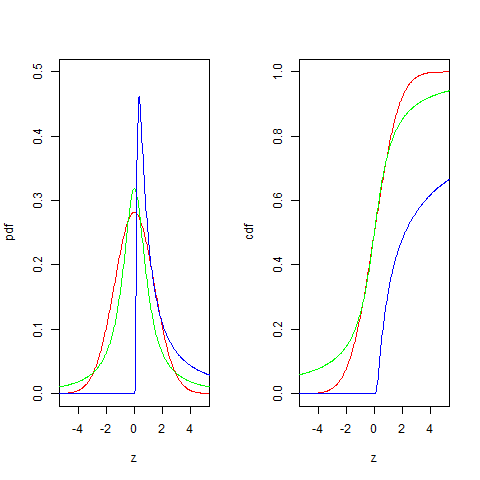

Write the R code that produced this figure.
par(mfrow = c(1, 2))

z = seq(-6, 6, length = 300) 

# mu and sigma are 1 and 0
# Gaussian
n = c(2, 0, 1, 0)                                                    
# Cauchy
ch = c(1, 0, 1, 0)                                                    
# Levy
l = c(0.5, 0.9999, 1, 0)                                              

# Gaussian pdf
plot(z, dstable(z, n[1], n[2], n[3], n[4], 1),
     col = "red", type = 'l',xlim = c(-5, 5),
     ylim = c(0, 0.5), xlab = "z", ylab = "pdf")                      
# Cauchy pdf
lines(z, dstable(z, ch[1], ch[2], ch[3], ch[4], 1), col = "green")    
# Levy pdf
lines(z, dstable(z, l[1], l[2], l[3], l[4], 1), col = "blue")         

# Gaussian cdf
plot(z, pstable(z, n[1], n[2], n[3], n[4], 1),
     col = "red", type = 'l', xlim = c(-5, 5),
     ylim = c(0, 1), xlab = "z", ylab = "cdf")                        
# Cauchy cdf
lines(z, pstable(z, ch[1], ch[2], ch[3], ch[4], 1), col = "green")    
# Levy cdf
lines(z, pstable(z, l[1], l[2], l[3], l[4], 1), col = "blue")         
